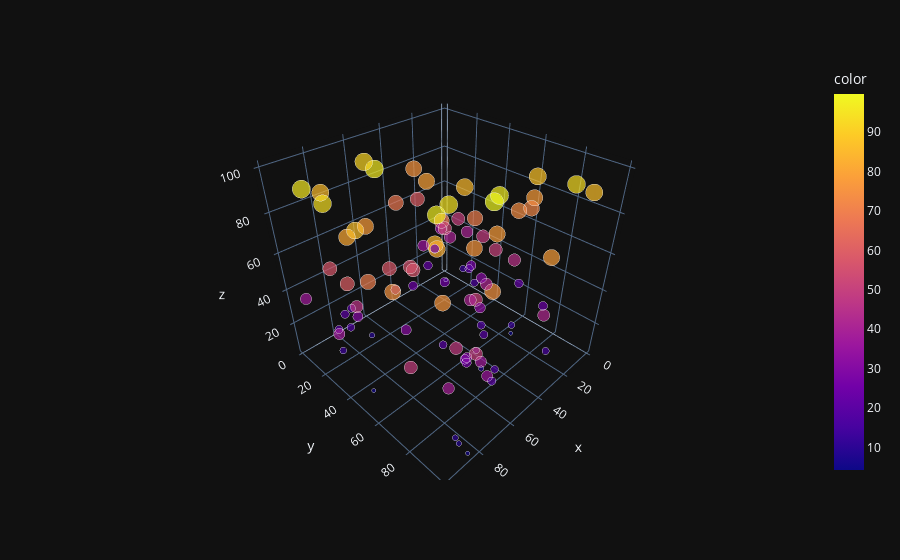

The code cell stored with this chart in its notebook:
### Code cell
x =np.random.randint(1, 100, 100)
y =np.random.randint(1, 100, 100)
z =np.random.uniform(1, 100, 100)
px.scatter_3d(x=x, y=y, z=z, 
              color=z,
              size=z, 
              size_max=18,
              template='plotly_dark')
